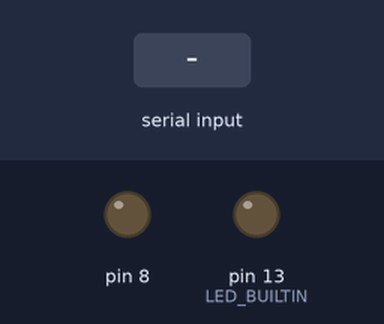
Simulated run of this sketch. Board: Arduino Uno, built with avr-gcc and run on an emulated ATmega328P. Shown: output pins drawn as LEDs (lit = HIGH). The inputs (shaded band) are chosen by the test bench. What the sketch prints to the serial monitor is not drawn.

Above: at 1.2 s.
1.3 s: "4" received over the second serial link
At 2.4 s:
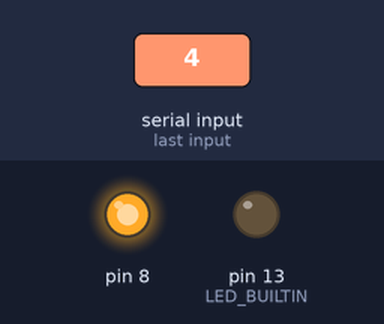
2.8 s: "5" received over the second serial link
At 3.5 s:
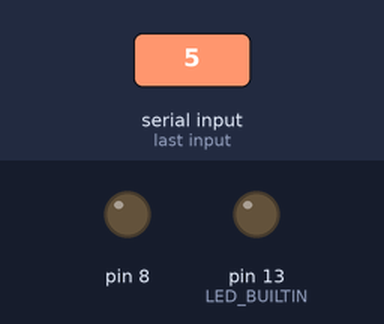
Timing chart, 0 to 5.8 s (numbered marks = the images above; inputs shaded):
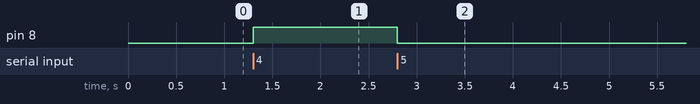

Measured:
- after the input at 1.3 s, pin 8: LOW → HIGH at once
- after the input at 2.8 s, pin 8: HIGH → LOW at once

The sketch:

Bluetooth.ino
```cpp
#include <SoftwareSerial.h>// 시리얼 라이브러리 임포트
char c;
SoftwareSerial mySerial(3, 2); //RX, TX  블루투스 모듈 핀 번호 설정

void setup()
{
  pinMode(LED_BUILTIN, OUTPUT);
  Serial.begin(9600);  // 9600의 속도로 시리얼 모니터와의 통신 시작
  mySerial.begin(9600); // 9600의 속도로 블루투스 통신 시작
}

void loop()
{
  if(mySerial.available()){
    c = mySerial.read();
    if(c == '4'){
      Serial.write("비교");
      analogWrite(8, 255);
    }else if(c == '5'){
      Serial.write("끔");
      analogWrite(8, 0);
    }
  }
  /*
  if(mySerial.available())
  Serial.write(mySerial.read());
  if(mySerial.read().equals("1"))
  Serial.write("비교");
  //analogWrite(8, 200);
  // 데이터 받기(유니티 -> 아두이노 -> 시리얼 모니터)
  if(mySerial.available()){
    //analogWrite(8, 200);                 // 진동모터를 200/255의 파워로 작동시킵니다.
    //delay(500);
    //if((String)mySerial.read() == "1"){
    analogWrite(8, 0);                   // 진동모터를 0의 파워로 작동시킵니다. (OFF)
    delay(500);                         // 3초간 대기
    Serial.write(mySerial.read());

  }
    //Serial.write(mySerial.read());

  // 데이터 보내기(시리얼 모니터 -> 아두이노 -> 유니티)
  if(Serial.available())
    mySerial.write(Serial.read());
    */
}
```
